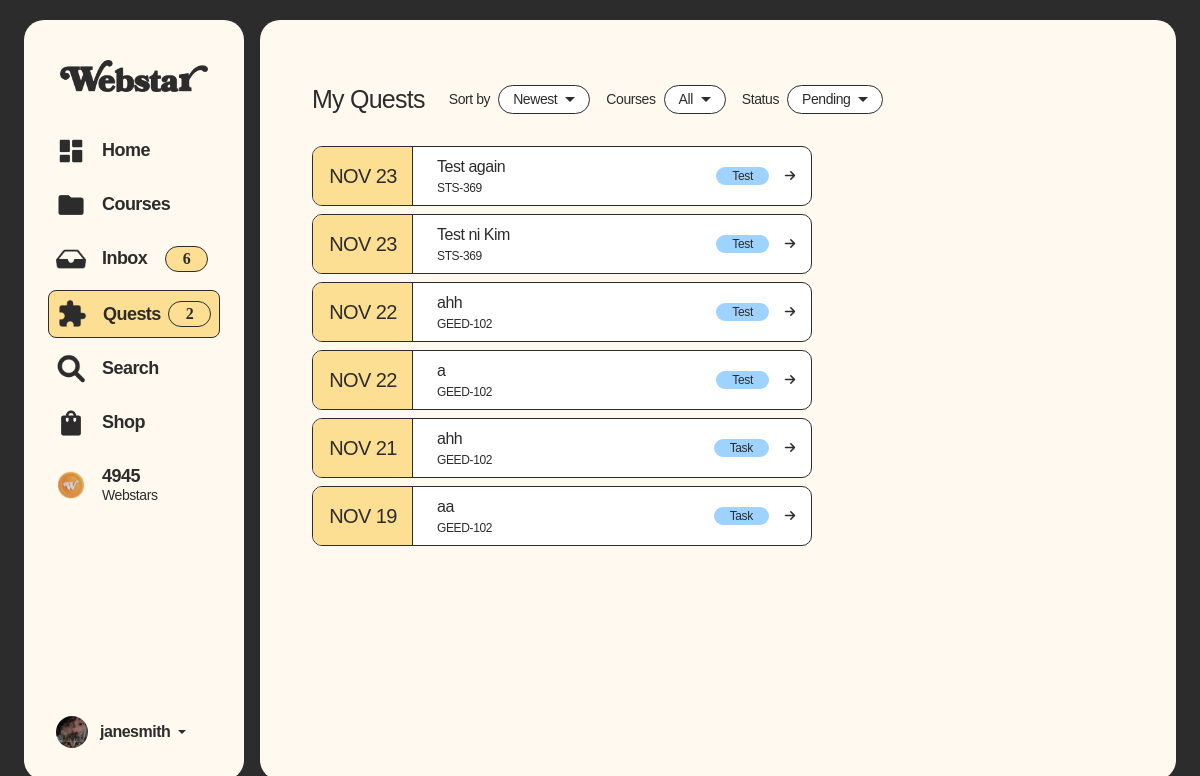
The app's page /todo.php (signed in) with its own data.
### tables this page shows
CREATE TABLE `users` (
  `userID` int(11) NOT NULL,
  `password` varchar(1024) NOT NULL,
  `email` varchar(50) NOT NULL,
  `role` varchar(12) NOT NULL DEFAULT 'student',
  `userName` varchar(50) NOT NULL,
  `status` varchar(15) DEFAULT 'Active'
);

CREATE TABLE `profile` (
  `profileID` int(11) NOT NULL,
  `userID` int(11) NOT NULL,
  `bio` varchar(255) NOT NULL DEFAULT 'Welcome to my Webstar profile!',
  `webstars` int(11) DEFAULT 0,
  `emblemID` int(11) NOT NULL DEFAULT 1,
  `coverImageID` int(11) NOT NULL DEFAULT 1,
  `colorThemeID` int(11) NOT NULL DEFAULT 1,
  `starCard` int(11) DEFAULT NULL
);

CREATE TABLE `userinfo` (
  `userInfoID` int(11) NOT NULL,
  `userID` int(11) NOT NULL,
  `profilePicture` varchar(100) NOT NULL DEFAULT 'defaultProfile.png',
  `firstName` varchar(50) NOT NULL,
  `middleName` varchar(50) DEFAULT NULL,
  `lastName` varchar(50) NOT NULL,
  `studentID` varchar(50) DEFAULT NULL,
  `programID` varchar(50) DEFAULT '1',
  `gender` varchar(50) DEFAULT 'Other',
  `yearLevel` varchar(20) DEFAULT '1',
  `yearSection` int(11) DEFAULT 1,
  `schoolEmail` varchar(50) DEFAULT NULL,
  `facebookLink` text DEFAULT NULL,
  `linkedInLink` text DEFAULT NULL,
  `githubLink` text DEFAULT NULL,
  `createdAt` datetime NOT NULL,
  `isNewUser` int(1) NOT NULL DEFAULT 1
);

CREATE TABLE `assessments` (
  `assessmentID` int(11) NOT NULL,
  `courseID` int(11) NOT NULL,
  `assessmentTitle` varchar(100) NOT NULL,
  `type` enum('Task','Test') DEFAULT 'Task',
  `deadline` datetime NOT NULL,
  `deadlineEnabled` tinyint(1) NOT NULL DEFAULT 0,
  `createdAt` datetime DEFAULT current_timestamp(),
  `isArchived` tinyint(1) NOT NULL DEFAULT 0
);

CREATE TABLE `courses` (
  `courseID` int(11) NOT NULL,
  `userID` int(11) NOT NULL,
  `courseCode` varchar(50) NOT NULL,
  `courseTitle` varchar(255) NOT NULL,
  `courseImage` varchar(255) NOT NULL DEFAULT 'default.png',
  `isActive` int(3) NOT NULL DEFAULT 1,
  `code` varchar(20) NOT NULL,
  `section` varchar(20) NOT NULL
);

### todo.php (the view, shortened to what the rows shown need)
<?php $activePage = 'todo';
include('shared/assets/database/connect.php');
include("shared/assets/processes/session-process.php");
$sortBy = isset($_GET['sortBy']) ? $_GET['sortBy'] : 'Newest';
$statusFilter = isset($_GET['status']) ? $_GET['status'] : 'Pending';
$statusWhere = "";
if ($statusFilter == 'Pending') {
    $statusWhere = "AND todo.status = 'Pending'";
} elseif ($statusFilter == 'Missing') {
    $statusWhere = "AND todo.status = 'Missing'";
} elseif ($statusFilter == 'Done') {
    $statusWhere = "AND todo.status IN ('Graded', 'Submitted')";
} else {
    $statusWhere = "AND todo.status IN ('Pending', 'Missing', 'Submitted', 'Graded')";
}
$courseWhere = "";
$orderBy = ($sortBy == 'Oldest') ? "ORDER BY assessments.deadline ASC" : "ORDER BY assessments.deadline DESC";
$selectAssessmentQuery = "SELECT
    tests.testID,
    assignments.assignmentID,
    assessments.*,
    assessments.assessmentTitle AS assessmentTitle,
    todo.*,
    courses.courseCode,
    DATE_FORMAT(assessments.deadline, '%b %e') AS assessmentDeadline,
    assessments.deadline AS deadline_raw
    FROM assessments
    INNER JOIN courses ON assessments.courseID = courses.courseID
    INNER JOIN todo ON assessments.assessmentID = todo.assessmentID
    LEFT JOIN assignments ON assignments.assessmentID = todo.assessmentID
    LEFT JOIN tests ON tests.assessmentID = todo.assessmentID
    WHERE todo.userID = '$userID' $statusWhere $courseWhere
    GROUP BY assessments.assessmentID
    $orderBy";
$selectAssessmentResult = executeQuery($selectAssessmentQuery);
?>
<!doctype html>
<html lang="en">
<head>
    <link href="https://cdn.jsdelivr.net/npm/bootstrap@5.3.6/dist/css/bootstrap.min.css" rel="stylesheet"
>
    <link rel="stylesheet" href="https://cdn.jsdelivr.net/npm/bootstrap-icons@1.13.1/font/bootstrap-icons.min.css">
    <link rel="stylesheet" href="shared/assets/css/global-styles.css">
    <link rel="stylesheet" href="shared/assets/css/todo.css">
    <link rel="stylesheet" href="shared/assets/css/sidebar-and-container-styles.css">
    <link href="https://cdnjs.cloudflare.com/ajax/libs/font-awesome/6.5.0/css/all.min.css" rel="stylesheet">
</head>
<body>
    <div class="container-fluid min-vh-100 d-flex justify-content-center align-items-center p-0 p-md-3"
        style="background-color: var(--black);">
        <div class="row w-100">
            <?php include 'shared/components/sidebar-for-desktop.php'; ?>
            <div class="col main-container m-0 p-0 mx-0 mx-md-2 p-0 p-md-4 overflow-y-auto">
                <div class="card border-0 px-3 pt-3 m-0 h-100 w-100 rounded-0 shadow-none"
                    style="background-color: transparent;">
                    <div class="container-fluid py-3 row-padding-top">
                        <div class="row">
                            <div class="col-12">
                                <div class="row align-items-center text-center text-md-start">
                                    <div class="col-12 col-md-auto text-center text-md-start position-relative">
                                        <h1 class="text-sbold text-25 my-2" style="color: var(--black);">My Quests
                                        </h1>
                                    </div>
                                </div>
                                <div class="row mb-0 mt-2 mx-auto <?php echo (mysqli_num_rows($selectAssessmentResult) == 0) ? 'empty-todo-container' : ''; ?>">
                                    <div class="col-12 col-md-10 mt-3 mx-auto mx-md-0 p-0 <?php echo (mysqli_num_rows($selectAssessmentResult) == 0) ? 'empty-todo-column' : ''; ?>">
                                        <?php
                                        if (mysqli_num_rows($selectAssessmentResult) > 0) {
                                            while ($todo = mysqli_fetch_assoc($selectAssessmentResult)) {
                                                $type = strtolower(trim($todo['type']));
                                                $link = "#";
                                                if ($type === 'task') {
                                                    $link = "assignment.php?assignmentID=" . $todo['assignmentID'];
                                                } elseif ($type === 'test') {
                                                    $link = "exam-info.php?testID=" . $todo['testID'];
                                                }
                                                ?>
                                                <a href="<?php echo $link; ?>" class="text-decoration-none"
                                                    style="display: block;">
                                                    <div class="todo-card d-flex align-items-stretch mb-2 mx-auto mx-lg-0"
                                                        style="cursor: pointer;">
                                                        <div class="date d-flex align-items-center justify-content-center text-sbold text-20"
                                                            style="text-transform:uppercase; background-color: var(--primaryColor)">
                                                            <?php echo $todo['assessmentDeadline']; ?>
                                                        </div>
                                                        <div
                                                            class="d-flex flex-grow-1 flex-wrap justify-content-between p-2 w-100">
                                                            <div class="px-3 py-0">
                                                                <div class="text-sbold text-16 text-start assessment-title">
                                                                    <?php echo $todo['assessmentTitle']; ?>
                                                                </div>
                                                                <div class="text-reg text-12 text-start">
                                                                    <?php echo $todo['courseCode']; ?>
                                                                </div>
                                                            </div>
                                                            <div class="d-flex align-items-center justify-content-center"
                                                                style="height:100%;">
                                                                <span
                                                                    class="course-badge rounded-pill px-3 text-reg text-12 d-none d-lg-inline me-3">
                                                                    <?php echo $todo['type']; ?>
                                                                </span>
                                                                <div class="d-flex align-items-center justify-content-center">
                                                                    <i class="fa-solid fa-arrow-right text-reg text-12 pe-2"
                                                                        style="color:var(--black);"></i>
                                                                </div>
                                                            </div>
                                                        </div>
                                                    </div>
                                                </a>
                                                <?php
                                            }
                                        }
                                        ?>
                                    </div>
                                </div>
                            </div>
                        </div>
                    </div>
                </div>
            </div>
        </div>
</body>
</html>

### shared/components/sidebar-for-desktop.php (shortened to what the rows shown need)
<?php
include_once 'shared/assets/database/connect.php';
$userID = $_SESSION['userID'];
$usernameAndProfilePictureQuery = "
SELECT
    u.userName,
    ui.profilePicture,
    p.webstars
FROM users u
JOIN userinfo ui ON u.userID = ui.userID
JOIN profile p ON u.userID = p.userID
WHERE u.userID = $userID
";
$usernameAndProfilePictureResult = executeQuery($usernameAndProfilePictureQuery);
$userInformation = mysqli_fetch_assoc($usernameAndProfilePictureResult);
?>
<div class="col-auto d-none d-md-block">
    <div class="col-auto d-none d-md-block">
        <div class="row">
            <div class="card border-0 sidebar mx-2 p-2 overflow-y-auto" style="width: 220px;">
                <ul class="nav flex-column">
                    <div class="mt-1 end-0 mt-2 mx-3 mb-2 p-2 d-flex align-items-center">
                        <div class="d-flex flex-column align-items-start ps-2" style="line-height: 1.2;">
                            <a href="transactions.php" class="text-med text-18" style="text-decoration: none;">
                                <strong><?php echo $userInformation['webstars'] ?></strong>
                            </a>
                        </div>
                    </div>
                </ul>
                <div class="dropdown mt-auto p-4">
                    <a href="#" class="d-flex align-items-center text-decoration-none dropdown-toggle text-dark"
                        data-bs-toggle="dropdown" aria-expanded="false">
                        <img src="shared/assets/pfp-uploads/<?php echo $userInformation['profilePicture'] ?>" alt=""
                            width="32" height="32" class="rounded-circle me-2"
                            style="object-fit: cover; width: 32px; height: 32px; overflow: hidden;">
                        <strong class="text-dark text-med text-16 px-1 text-truncate" style="max-width:100px"
                            title=" <?php echo $userInformation['userName'] ?>">
                            <?php echo $userInformation['userName'] ?>
                        </strong>
                    </a>
                </div>
            </div>
        </div>
    </div>
</div>

### records on screen
users: profile.webstars "4945", userinfo.profilePicture (picture), userName "janesmith"
assessments: assessmentDeadline "NOV 23", assessmentTitle "Test again", courseID.courseCode "STS-369", type "Test"
assessments: assessmentDeadline "NOV 23", assessmentTitle "Test ni Kim", courseID.courseCode "STS-369", type "Test"
assessments: assessmentDeadline "NOV 22", assessmentTitle "ahh", courseID.courseCode "GEED-102", type "Test"
assessments: assessmentDeadline "NOV 22", assessmentTitle "a", courseID.courseCode "GEED-102", type "Test"
assessments: assessmentDeadline "NOV 21", assessmentTitle "ahh", courseID.courseCode "GEED-102", type "Task"
assessments: assessmentDeadline "NOV 19", assessmentTitle "aa", courseID.courseCode "GEED-102", type "Task"

### other values on screen
$displayInbox "6"
$displayTodo "2"
$sortBy "Newest"
$courseFilter "All"
$statusFilter "Pending"
